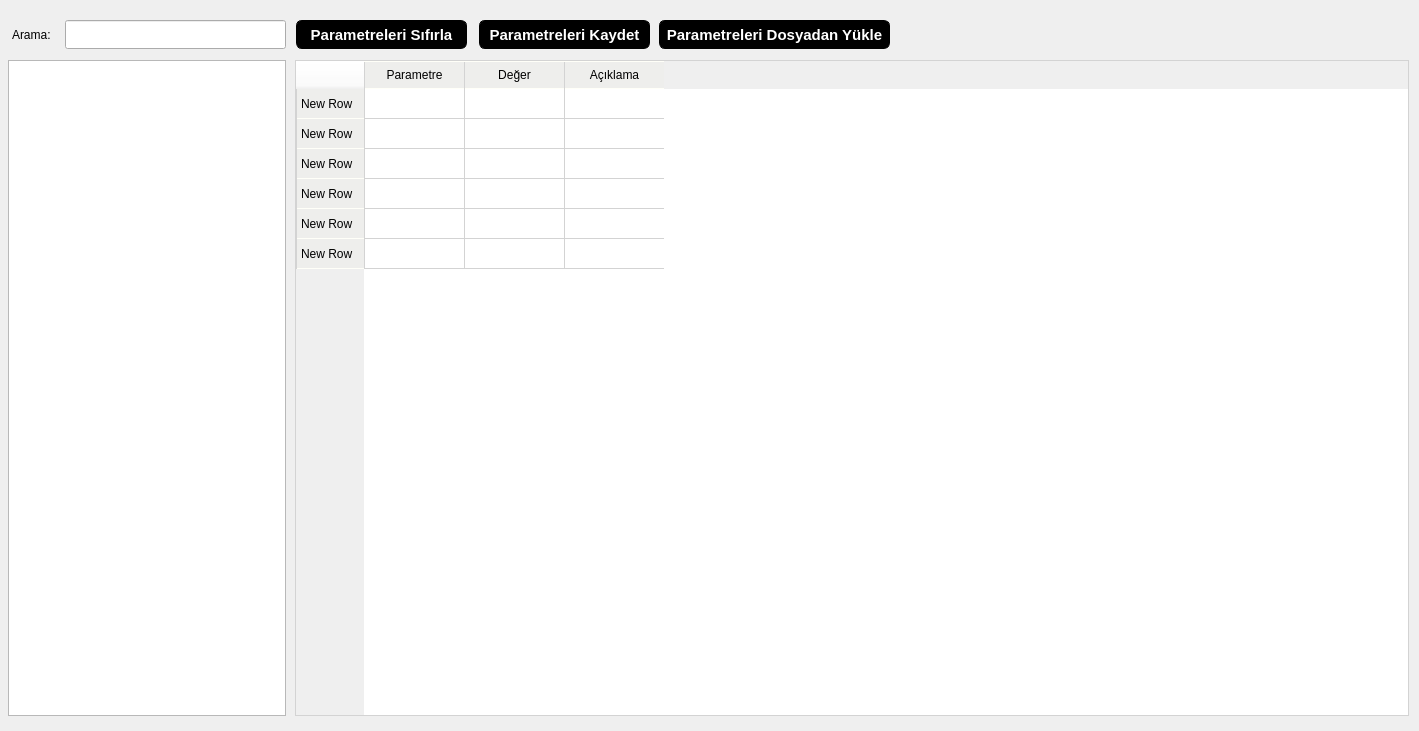
<?xml version="1.0" encoding="UTF-8"?>
<ui version="4.0">
 <class>Form</class>
 <widget class="QWidget" name="Form">
  <property name="geometry">
   <rect>
    <x>0</x>
    <y>0</y>
    <width>1419</width>
    <height>731</height>
   </rect>
  </property>
  <property name="palette">
   <palette>
    <active>
     <colorrole role="Highlight">
      <brush brushstyle="SolidPattern">
       <color alpha="0">
        <red>255</red>
        <green>255</green>
        <blue>255</blue>
       </color>
      </brush>
     </colorrole>
     <colorrole role="HighlightedText">
      <brush brushstyle="SolidPattern">
       <color alpha="0">
        <red>255</red>
        <green>255</green>
        <blue>255</blue>
       </color>
      </brush>
     </colorrole>
    </active>
    <inactive>
     <colorrole role="Highlight">
      <brush brushstyle="SolidPattern">
       <color alpha="0">
        <red>255</red>
        <green>255</green>
        <blue>255</blue>
       </color>
      </brush>
     </colorrole>
     <colorrole role="HighlightedText">
      <brush brushstyle="SolidPattern">
       <color alpha="0">
        <red>255</red>
        <green>255</green>
        <blue>255</blue>
       </color>
      </brush>
     </colorrole>
    </inactive>
    <disabled>
     <colorrole role="Highlight">
      <brush brushstyle="SolidPattern">
       <color alpha="255">
        <red>145</red>
        <green>145</green>
        <blue>145</blue>
       </color>
      </brush>
     </colorrole>
     <colorrole role="HighlightedText">
      <brush brushstyle="SolidPattern">
       <color alpha="0">
        <red>255</red>
        <green>255</green>
        <blue>255</blue>
       </color>
      </brush>
     </colorrole>
    </disabled>
   </palette>
  </property>
  <property name="windowTitle">
   <string>Form</string>
  </property>
  <widget class="QLabel" name="lb_search">
   <property name="geometry">
    <rect>
     <x>12</x>
     <y>20</y>
     <width>71</width>
     <height>29</height>
    </rect>
   </property>
   <property name="text">
    <string>Arama:</string>
   </property>
  </widget>
  <widget class="QLineEdit" name="le_search">
   <property name="geometry">
    <rect>
     <x>65</x>
     <y>20</y>
     <width>221</width>
     <height>29</height>
    </rect>
   </property>
   <property name="palette">
    <palette>
     <active>
      <colorrole role="Highlight">
       <brush brushstyle="SolidPattern">
        <color alpha="255">
         <red>0</red>
         <green>0</green>
         <blue>0</blue>
        </color>
       </brush>
      </colorrole>
      <colorrole role="HighlightedText">
       <brush brushstyle="SolidPattern">
        <color alpha="255">
         <red>255</red>
         <green>255</green>
         <blue>255</blue>
        </color>
       </brush>
      </colorrole>
     </active>
     <inactive>
      <colorrole role="Highlight">
       <brush brushstyle="SolidPattern">
        <color alpha="255">
         <red>0</red>
         <green>0</green>
         <blue>0</blue>
        </color>
       </brush>
      </colorrole>
      <colorrole role="HighlightedText">
       <brush brushstyle="SolidPattern">
        <color alpha="255">
         <red>255</red>
         <green>255</green>
         <blue>255</blue>
        </color>
       </brush>
      </colorrole>
     </inactive>
     <disabled>
      <colorrole role="Highlight">
       <brush brushstyle="SolidPattern">
        <color alpha="255">
         <red>145</red>
         <green>145</green>
         <blue>145</blue>
        </color>
       </brush>
      </colorrole>
      <colorrole role="HighlightedText">
       <brush brushstyle="SolidPattern">
        <color alpha="255">
         <red>255</red>
         <green>255</green>
         <blue>255</blue>
        </color>
       </brush>
      </colorrole>
     </disabled>
    </palette>
   </property>
  </widget>
  <widget class="QListWidget" name="lw_parameterFamily">
   <property name="geometry">
    <rect>
     <x>8</x>
     <y>60</y>
     <width>278</width>
     <height>656</height>
    </rect>
   </property>
   <property name="verticalScrollBarPolicy">
    <enum>Qt::ScrollBarAlwaysOff</enum>
   </property>
   <property name="horizontalScrollBarPolicy">
    <enum>Qt::ScrollBarAlwaysOff</enum>
   </property>
  </widget>
  <widget class="QTableWidget" name="tw_parameters">
   <property name="geometry">
    <rect>
     <x>295</x>
     <y>60</y>
     <width>1114</width>
     <height>656</height>
    </rect>
   </property>
   <property name="focusPolicy">
    <enum>Qt::ClickFocus</enum>
   </property>
   <property name="styleSheet">
    <string notr="true">QTableWidget{
	border: 1px solid lightgray;
	outline: 0;
	selection-background-color: white;
}
QTableCornerButton {
    background-color: rgba(255, 255, 255, 0);
}
QTableWidget::item{
	border-left: 1px solid lightgray;
	border-bottom: 1px solid lightgray;
	color: black;
}


QTableWidget::item:focus{
	background-color:transparent;
	color: black;
}

QHeaderView::section {
    background-color: rgb(238, 238, 236);
    padding: 4px;
    font-size: 9pt;
	height: 18px;
    border-style: none;
    border-bottom: 1px solid #fffff8;
	border-left: 1px solid lightgray;
}

QHeaderView::section:horizontal
{
    border-top: 1px solid #fffff8;
}

QScrollBar:vertical {
    border: none;
    background:white;
	border-radius: 12px;
    width:6px;
    margin: 0px 0px 0px 0px;
}
QScrollBar::handle:vertical {
   background: gray;
    min-height: 0px;
	border-radius: 12px;
}</string>
   </property>
   <property name="frameShape">
    <enum>QFrame::NoFrame</enum>
   </property>
   <property name="frameShadow">
    <enum>QFrame::Plain</enum>
   </property>
   <property name="verticalScrollBarPolicy">
    <enum>Qt::ScrollBarAsNeeded</enum>
   </property>
   <property name="selectionMode">
    <enum>QAbstractItemView::SingleSelection</enum>
   </property>
   <property name="showGrid">
    <bool>false</bool>
   </property>
   <property name="rowCount">
    <number>6</number>
   </property>
   <attribute name="horizontalHeaderHighlightSections">
    <bool>true</bool>
   </attribute>
   <attribute name="horizontalHeaderShowSortIndicator" stdset="0">
    <bool>false</bool>
   </attribute>
   <attribute name="verticalHeaderHighlightSections">
    <bool>true</bool>
   </attribute>
   <attribute name="verticalHeaderStretchLastSection">
    <bool>false</bool>
   </attribute>
   <row>
    <property name="text">
     <string>New Row</string>
    </property>
   </row>
   <row>
    <property name="text">
     <string>New Row</string>
    </property>
   </row>
   <row>
    <property name="text">
     <string>New Row</string>
    </property>
   </row>
   <row>
    <property name="text">
     <string>New Row</string>
    </property>
   </row>
   <row>
    <property name="text">
     <string>New Row</string>
    </property>
   </row>
   <row>
    <property name="text">
     <string>New Row</string>
    </property>
   </row>
   <column>
    <property name="text">
     <string>Parametre</string>
    </property>
   </column>
   <column>
    <property name="text">
     <string>Değer</string>
    </property>
   </column>
   <column>
    <property name="text">
     <string>Açıklama</string>
    </property>
   </column>
  </widget>
  <widget class="QPushButton" name="bt_resetParameters">
   <property name="geometry">
    <rect>
     <x>296</x>
     <y>20</y>
     <width>171</width>
     <height>29</height>
    </rect>
   </property>
   <property name="styleSheet">
    <string notr="true">QPushButton {
	box-shadow:inset 0px 1px 0px 0px #f29c93;
	background:linear-gradient(to bottom, #fe1a00 5%, #ce0100 100%);
	background-color: rgb(0,0,0);
	border-radius:6px;
	border:1px solid rgb(0,0,0);
	display:inline-block;
	cursor:pointer;
	color:#ffffff;
	font-family:Arial;
	font-size:15px;
	font-weight:bold;
	text-decoration:none;
	text-shadow:0px 1px 0px #b23e35;
}
QPushButton:hover {
	background:linear-gradient(to bottom, #ce0100 5%, #fe1a00 100%);
	background-color:  rgb(50,50,50);
}
QPushButton:active {
	position:relative;
	top:1px;
}
</string>
   </property>
   <property name="text">
    <string>Parametreleri Sıfırla</string>
   </property>
  </widget>
  <widget class="QPushButton" name="bt_saveParameters">
   <property name="geometry">
    <rect>
     <x>479</x>
     <y>20</y>
     <width>171</width>
     <height>29</height>
    </rect>
   </property>
   <property name="styleSheet">
    <string notr="true">QPushButton {
	box-shadow:inset 0px 1px 0px 0px #f29c93;
	background:linear-gradient(to bottom, #fe1a00 5%, #ce0100 100%);
	background-color: rgb(0,0,0);
	border-radius:6px;
	border:1px solid rgb(0,0,0);
	display:inline-block;
	cursor:pointer;
	color:#ffffff;
	font-family:Arial;
	font-size:15px;
	font-weight:bold;
	text-decoration:none;
	text-shadow:0px 1px 0px #b23e35;
}
QPushButton:hover {
	background:linear-gradient(to bottom, #ce0100 5%, #fe1a00 100%);
	background-color:  rgb(50,50,50);
}
QPushButton:active {
	position:relative;
	top:1px;
}
</string>
   </property>
   <property name="text">
    <string>Parametreleri Kaydet</string>
   </property>
  </widget>
  <widget class="QPushButton" name="bt_loadParameters">
   <property name="geometry">
    <rect>
     <x>659</x>
     <y>20</y>
     <width>231</width>
     <height>29</height>
    </rect>
   </property>
   <property name="styleSheet">
    <string notr="true">QPushButton {
	box-shadow:inset 0px 1px 0px 0px #f29c93;
	background:linear-gradient(to bottom, #fe1a00 5%, #ce0100 100%);
	background-color: rgb(0,0,0);
	border-radius:6px;
	border:1px solid rgb(0,0,0);
	display:inline-block;
	cursor:pointer;
	color:#ffffff;
	font-family:Arial;
	font-size:15px;
	font-weight:bold;
	text-decoration:none;
	text-shadow:0px 1px 0px #b23e35;
}
QPushButton:hover {
	background:linear-gradient(to bottom, #ce0100 5%, #fe1a00 100%);
	background-color:  rgb(50,50,50);
}
QPushButton:active {
	position:relative;
	top:1px;
}
</string>
   </property>
   <property name="text">
    <string>Parametreleri Dosyadan Yükle</string>
   </property>
  </widget>
 </widget>
 <resources/>
 <connections/>
</ui>
